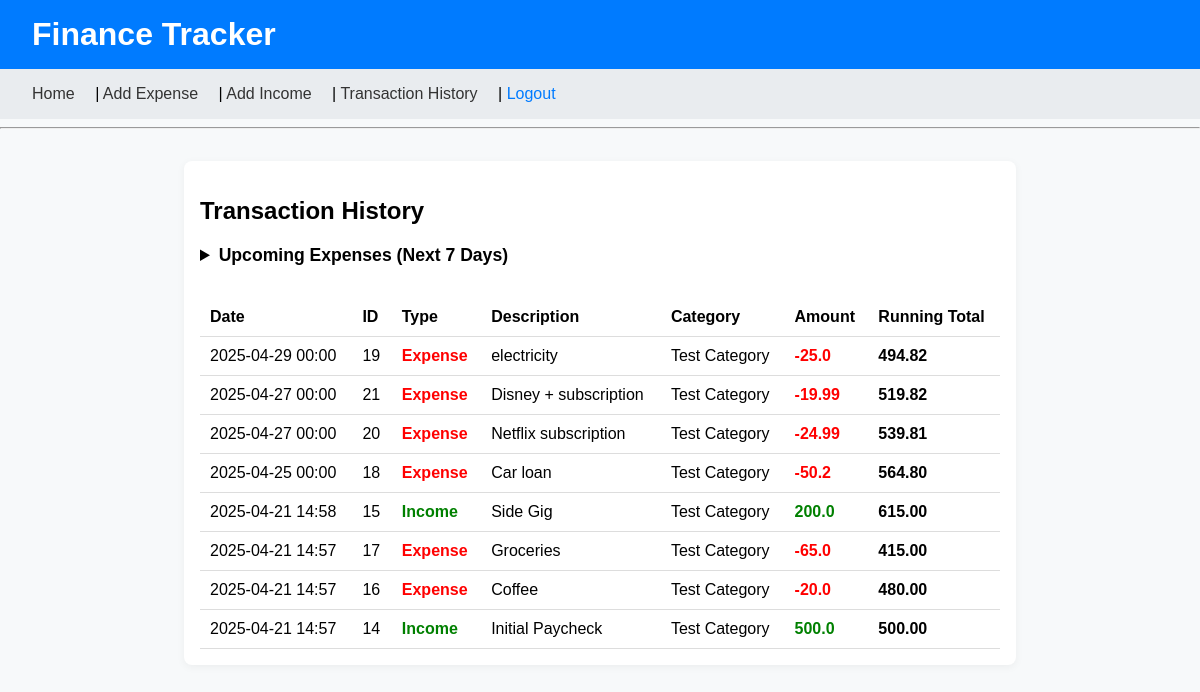
Page /transactions/ (signed in) on the committed database.
### finance/models.py (models this page shows, shortened)
class Category(models.Model):
    name = models.CharField(max_length=100)
    type = models.CharField(max_length=20)  # income or expense

class Expense(models.Model):
    user = models.ForeignKey(User, on_delete=models.CASCADE)
    date = models.DateTimeField()
    amount = models.FloatField()
    description = models.CharField(max_length=25)
    category = models.ForeignKey(Category, on_delete=models.CASCADE)
    recurring = models.BooleanField(default=False)
    frequency = models.CharField(
        max_length=20,
        choices=FREQUENCY_CHOICES,
        default='monthly',
    )

class Income(models.Model):
    user = models.ForeignKey(User, on_delete=models.CASCADE)
    date = models.DateTimeField()
    amount = models.FloatField()
    description = models.CharField(max_length=25)
    category = models.ForeignKey(Category, on_delete=models.CASCADE)
    recurring = models.BooleanField(default=False)
    frequency = models.CharField(
        max_length=20,
        choices=FREQUENCY_CHOICES,
        default='monthly',
    )

### finance/views.py (the view)
# urls.py: path('transactions/', views.transaction_history, name='transaction_history'),
@login_required()
def transaction_history(request):
    transactions = []  # List that holds transactions
    today = now()
    incomes = Income.objects.filter(user=request.user, date__lte=today)
    expenses = Expense.objects.filter(user=request.user, date__lte=today)
    upcoming_expenses = Expense.objects.filter(
        user=request.user,
        date__gt=today,
        date__lte=today + timedelta(days=7),
        recurring=True
    ).order_by("date")
    for income in incomes:
        transactions.append({
            "id": income.id,
            "date": income.date,
            "type": "Income",
            "amount": income.amount,
            "description": income.description,
            "category": income.category.name,
            "running_total": 0
        })
    for expense in expenses:
        transactions.append({
            "id": expense.id,
            "date": expense.date,
            "type": "Expense",
            "amount": -abs(expense.amount),
            "description": expense.description,
            "category": expense.category.name,
            "running_total": 0
        })
    transactions.sort(key=lambda tx: (tx["date"], tx["id"]))
    total = 0.0
    for tx in transactions:
        total += tx["amount"]
        tx["running_total"] = total
    transactions.sort(key=lambda tx: (tx["date"], tx["id"]), reverse=True)
    return render(request, 'finance/transaction_history.html', {
        'transactions': transactions,
        'upcoming_expenses': upcoming_expenses
    })

### finance/templates/finance/transaction_history.html (shortened to what this page needs)
{% extends "finance/base.html" %}
{% block content %}
<h2>Transaction History</h2>
<details style="margin-bottom: 1.5rem;">
  <summary style="font-weight: bold; font-size: 1.1rem;">
    Upcoming Expenses (Next 7 Days)
  </summary>
</details>
<table>
    <thead>
        <tr>
            <th>Date</th>
            <th>ID</th>
            <th>Type</th>
            <th>Description</th>
            <th>Category</th>
            <th>Amount</th>
            <th>Running Total</th>
        </tr>
    </thead>
    <tbody>
        {% for tx in transactions %}
        <tr>
            <td>{{ tx.date|date:"Y-m-d H:i" }}</td>
            <td>{{ tx.id }}</td>
            <td class="{{ tx.type|lower }}">{{ tx.type }}</td>
            <td>{{ tx.description }}</td>
            <td>{{ tx.category }}</td>
            <td class="{{ tx.type|lower }}">{{ tx.amount }}</td>
            <td class="total-cell">{{ tx.running_total|floatformat:2 }}</td>
        </tr>
        {% empty %}
        <tr>
            <td colspan="7" style="text-align:center;">No transactions found.</td>
        </tr>
        {% endfor %}
    </tbody>
</table>
{% endblock %}

### finance/templates/finance/base.html (style rules this page uses)
body { font-family: Arial, sans-serif; background-color: #f7f9fa; margin: 0; padding: 0; }
table { width: 100%; border-collapse: collapse; margin-top: 2rem; }
th, td { padding: 10px; text-align: left; border-bottom: 1px solid #ddd; }
.income { color: green; font-weight: bold; }
.expense { color: red; font-weight: bold; }
.total-cell { font-weight: bold; }

### rows in the picture
Category: date "2025-04-29 00:00", id "19", type "Expense", description "electricity", category "Test Category", amount "-25.0", running_total "494.82", date "2025-04-27 00:00", id "21", description "Disney + subscription", amount "-19.99", running_total "519.82", id "20", description "Netflix subscription", amount "-24.99", running_total "539.81", date "2025-04-25 00:00", id "18", description "Car loan", amount "-50.2", running_total "564.80", category "Test Category" "Test Category", date "2025-04-21 14:57", id "17", description "Groceries", amount "-65.0", running_total "415.00", id "16", description "Coffee", amount "-20.0", running_total "480.00"
Income: date "2025-04-21 14:58", description "Side Gig", amount "200.0"
Income: date "2025-04-21 14:57", description "Initial Paycheck", amount "500.0"

### other values in the picture
{{ tx.id }} "15" "14"
{{ tx.type }} "Income" "Income"
{{ tx.running_total|floatformat:2 }} "615.00" "500.00"
